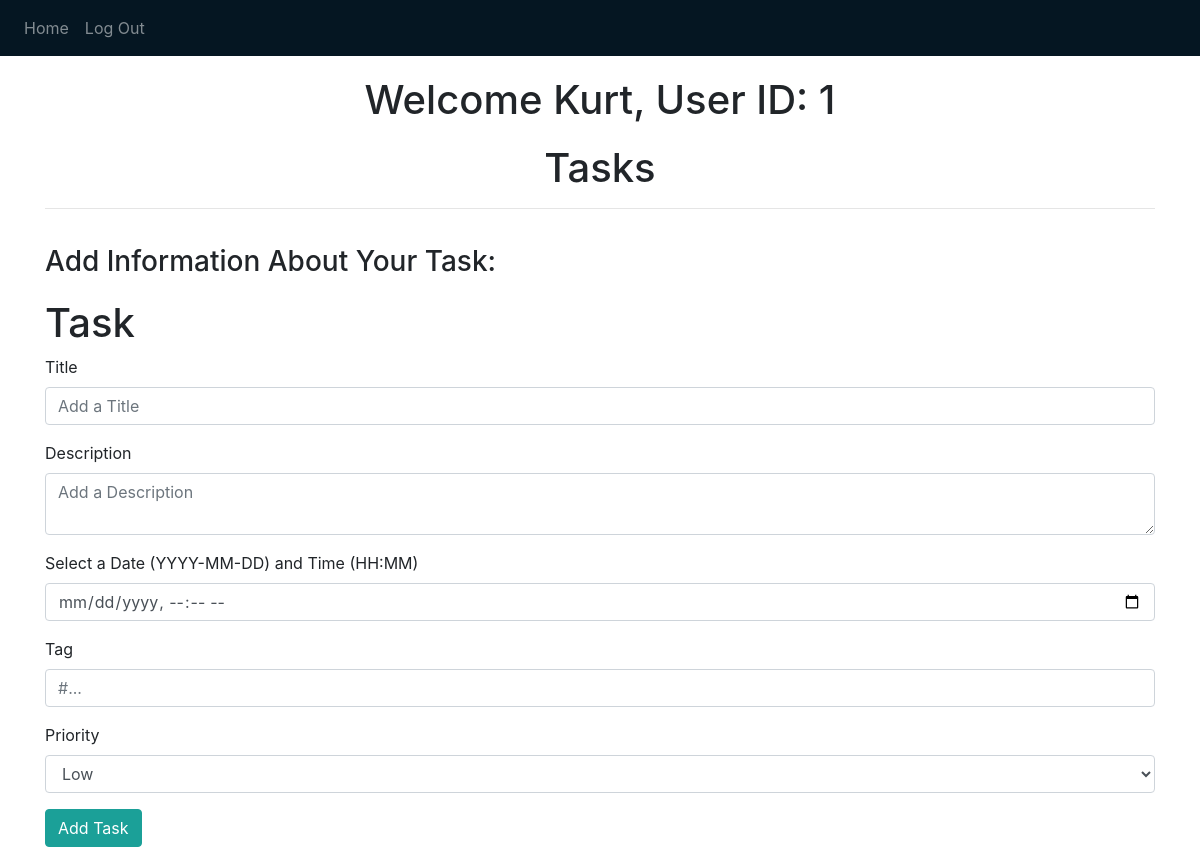
Page / (signed in) on the earlier database version.
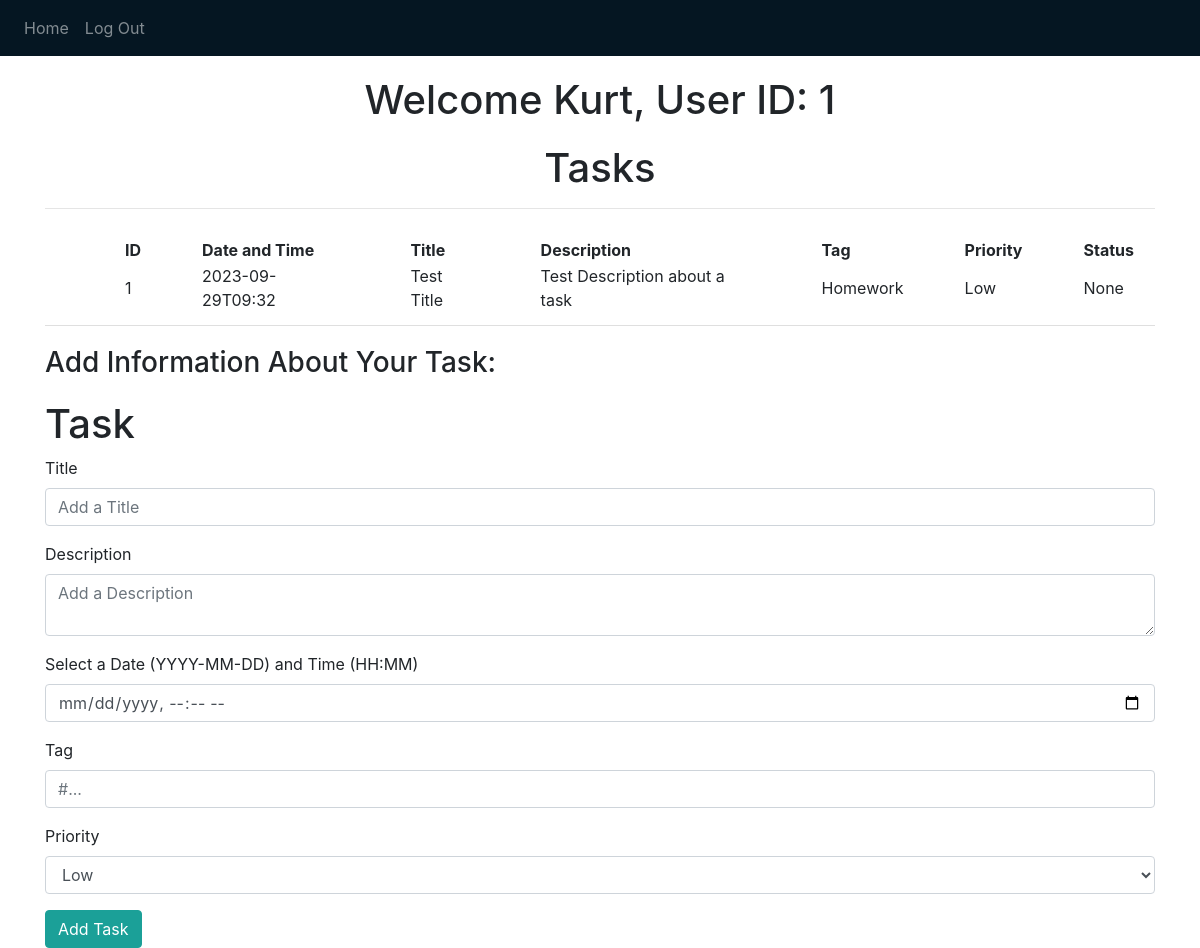
Same page on the later database version.
### website/models.py (models this page shows)
class User(db.Model, UserMixin):
    id = db.Column(db.Integer, primary_key=True) #ID will be incremented on its own
    email = db.Column(db.String(150), unique=True) #No user can have the same emial as another user that exists
    password = db.Column(db.String(150))
    first_name = db.Column(db.String(150))
    last_name = db.Column(db.String(150))
    tasks = db.relationship('Task') #Tells Flask and SQL to add this relationship to task.id

class Task(db.Model):
    id = db.Column(db.Integer, primary_key=True) #ID will be incremented on its own
    user_id = db.Column(db.Integer, db.ForeignKey('user.id')) #Foreign key is the user.id that created the task
    title = db.Column(db.String(1000)) #This will be the title of the task that was created
    description = db.Column(db.String(10000)) #The user can add notes and detail to tasks that they are creating
    due_date = db.Column(db.String(40)) # YYYY-MM-DD Format || The HTML is in MM/
    tag = db.Column(db.String(6))
    priority = db.Column(db.String(6)) #should only be 'Low', 'Medium', 'High'
    status = db.Column(db.Boolean) #False for incomplete, True for complete

### website/views.py (the view, shortened to what this page needs)
@views.route('/', methods = ['GET', 'POST'])
@login_required
def home():
    return render_template("home.html", user=current_user)

### website/__init__.py (called while the page is built)
def create_app():
    app = Flask(__name__)
    app.config['SECRET_KEY'] = 'THIS IS THE KEY FOR THE APP' #can be anything you want but you want to hide this
    app.config['SQLALCHEMY_DATABASE_URI'] = f'sqlite:///{DB_NAME}' #Telling flask where the database is located
    db.init_app(app)
    from .views import views
    from .auth import auth
    app.register_blueprint(views, url_prefix='/')
    app.register_blueprint(auth, url_prefix='/')
    from .models import User, Task
    with app.app_context():
        db.create_all()
    login_manager = LoginManager()
    login_manager.login_view = 'auth.login'
    login_manager.init_app(app)
    @login_manager.user_loader
    def load_user(id):
        return User.query.get(int(id))
    return app

### website/templates/home.html (shortened to what this page needs)
{% extends "base.html" %} {% block title %}Home{% endblock %} {% block content
    %}
    <h1 align="center">Welcome {{ user.first_name }}, User ID: {{ user.id }}</h1>
    <h1 align="center">Tasks</h1>
    <hr>
    <ul class="list-group list-group-flush" id="tasks">
      {% for task in user.tasks %}
      <li class="list-group-item">
        <table>
          <tr>
            <th>ID </th>
            <th>Date and Time </th>
            <th>Title </th>
            <th>Description </th>
            <th>Tag </th>
            <th>Priority</th>
            <th>Status</th>
          </tr>
          <tr>
            <td>{{ task.id }}</td>
            <td>{{ task.due_date}}</td>
            <td>{{ task.title }}</td>
            <td>{{ task.description }}</td>
            <td>{{ task.tag }}</td>
            <td>{{ task.priority }}</td>
            <td>{{ task.status }}</td>
          </tr>
        </table>
      </li>
      {% endfor %}
    </ul>
    <h3>Add Information About Your Task: </h3>
    <form method="POST">
      <h1>Task</h1>
      <div class="form-group">
        <label for="title">Title</label>
        <input type="text" class="form-control" id="title" name="title" placeholder="Add a Title" />
      </div>
      <div class="form-group">
        <label for="description">Description</label>
        <textarea type="text" class="form-control" id="description" name="description" placeholder="Add a Description"></textarea>
      </div>
      <div class="form-group">
        <label for="date">Select a Date (YYYY-MM-DD) and Time (HH:MM)</label>
        <input type="datetime-local" class="form-control" id="date" name="date" >
      </div>
      <div class="form-group">
        <label for="tag">Tag</label>
        <input type="text" class="form-control" id="tag" name="tag" placeholder="#..." />
      </div>
      <div class="form-group">
        <label for="priority">Priority</label>
        <select class="form-control" id="priority" name="priority">
          <option value="Low">Low</option>
        </select>
      </div>
    <div>
      <button type="submit" class="btn btn-primary">Add Task</button>
    </div>
    </form>
    {% endblock %}

### website/templates/base.html (shortened to what this page needs)
<!DOCTYPE html>
<html>
    <head>
        <link
            rel="stylesheet"
            href="static/style.css"
        />
    </head>
    <body>
        <nav class="navbar navbar-expand-lg navbar-dark bg-dark">
            <div class="collapse navbar-collapse" id="navbar">
                <div class="navbar-nav">
                    {% if user.is_authenticated %}
                    <a class="nav-item nav-link" id="home" href="/">Home</a>
                    <a class="nav-item nav-link" id="logout" href="/logout">Log Out</a>
                    {% else %}
                    <a class="nav-item nav-link" id="login" href="/login">Login</a>
                    <a class="nav-item nav-link" id="signUp" href="/sign-up">Sign Up</a>
                    {% endif %}
                </div>
            </div>
        </nav>
        <div class="container">
        {% block content %}
        {% endblock %}
        </div>
    </body>
</html>

Differences in the rows shown:
added Task: id "1", due_date "2023-09-29T09:32", title "Test Title", description "Test Description about a task", tag "Homework", priority "Low", status "None"
